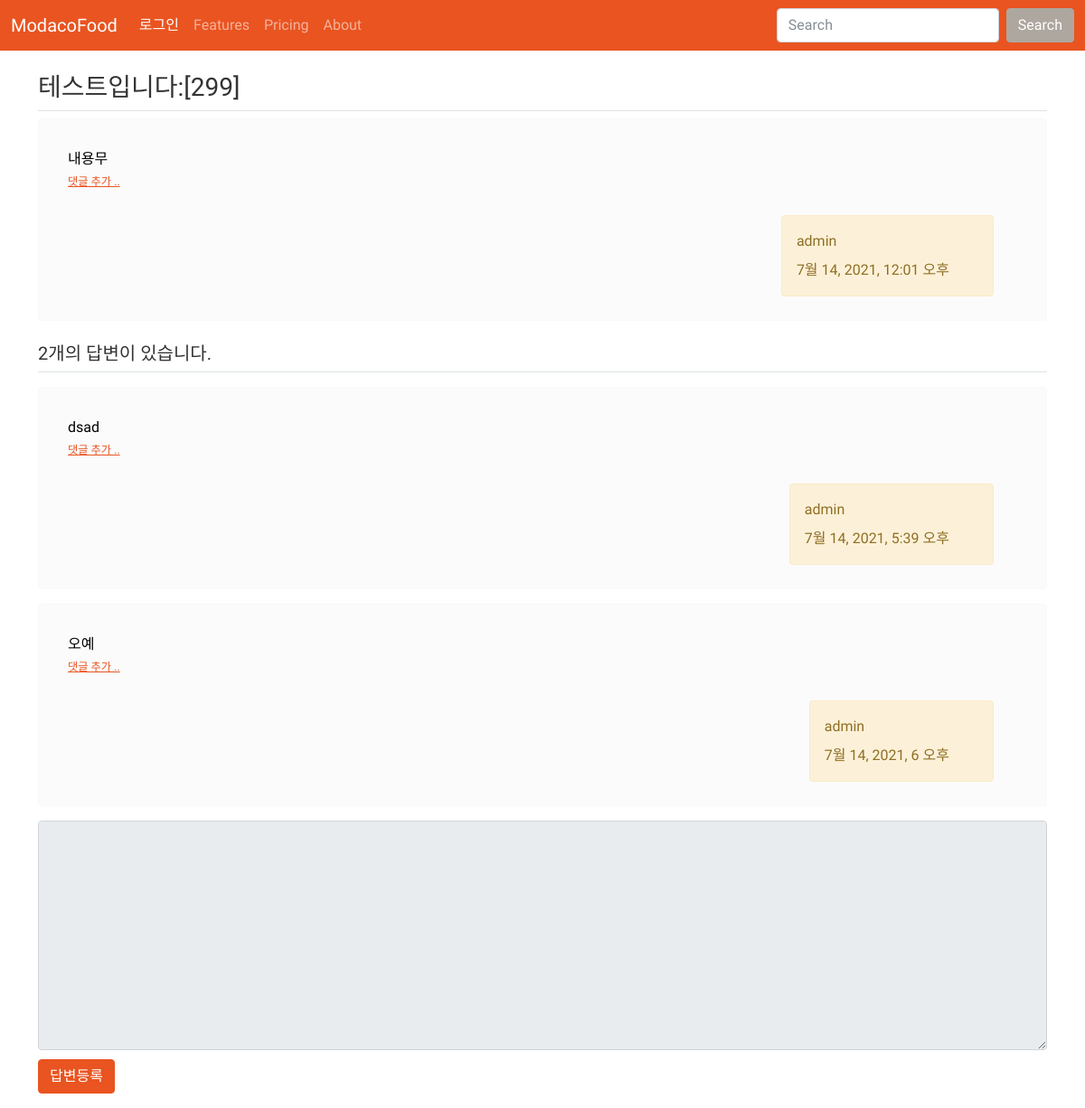
The page /question/313/ on the database as committed earlier.
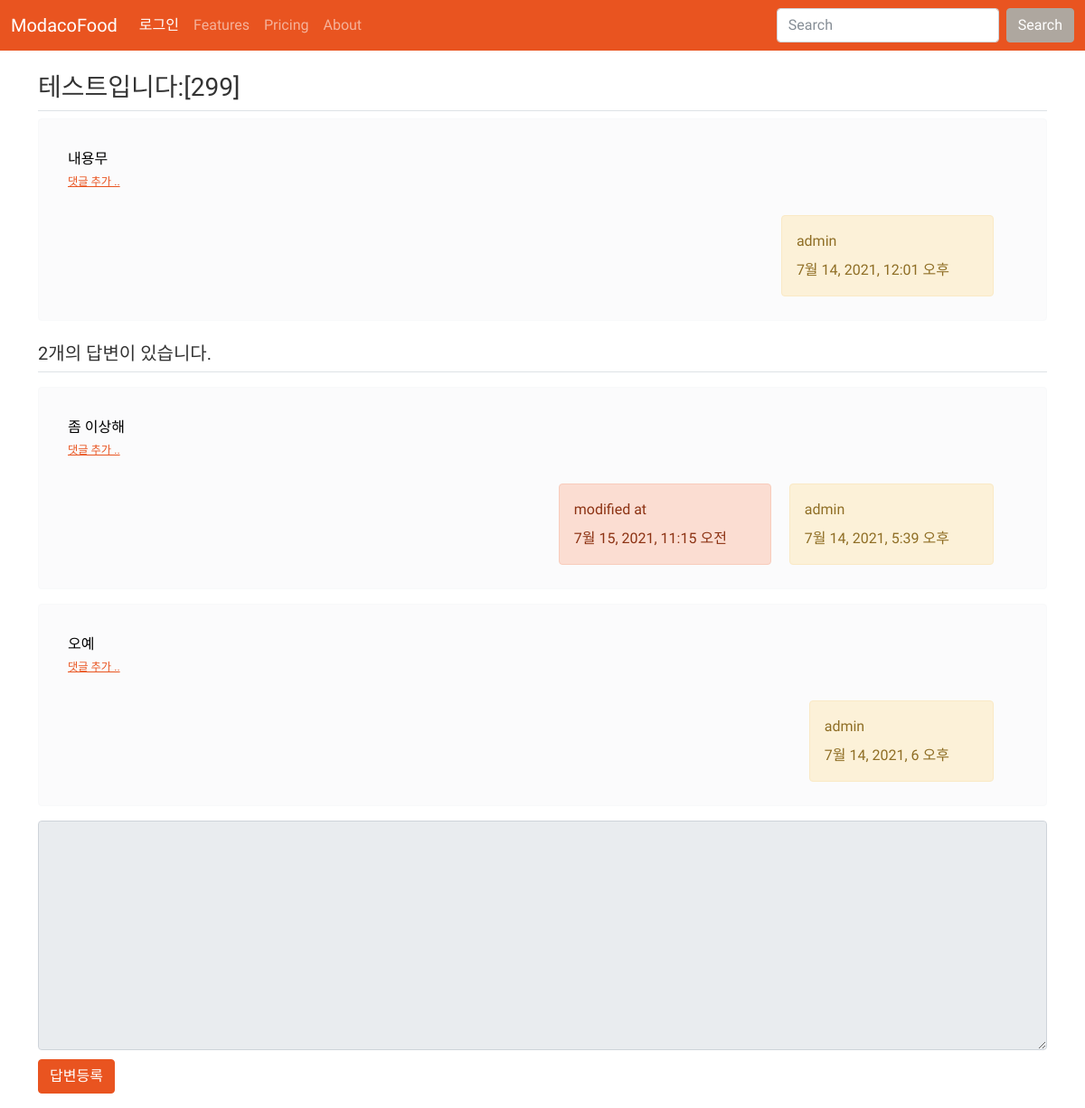
The same page on the database as committed later.
### question/models.py (models this page shows)
class Answer(models.Model):
    question = models.ForeignKey(Question, on_delete=models.CASCADE)
    content = models.TextField()
    create_date = models.DateTimeField()
    author = models.ForeignKey(User, on_delete=models.CASCADE)
    modify_date = models.DateTimeField(null=True, blank=True)

### question/views.py (the view)
# urls.py: path('<int:question_id>/', views.detail, name='detail'),
def detail(requset, question_id):
    question = get_object_or_404(Question, pk=question_id)
    context = {'question': question}
    return render(requset, 'question/question_detail.html', context)

### templates/question/question_detail.html (shortened to what this page needs)
{% extends 'base.html' %}
{% block content %}
<div class="container my-3">
    <h3 class="border-bottom py-2">{{ question.subject }}</h3>
    <div class="alert alert-dismissible alert-light">
        <div class="card-body">
            <div class="card-text" style="color: black;">{{ question.content }}</div>
        <div>
            <a href="{% url 'question:comment_create_question' question.id  %}"
               class="small"><small>댓글 추가 ..</small></a>
        </div>
        </div>
        <div class="d-flex justify-content-end">
            <div class="alert alert-dismissible alert-warning" style="margin:10px;">
                <div class="mb-2">{{ question.author.username }}</div>
                <div>{{ question.create_date }}</div>
            </div>
        </div>
    </div>
   <h5 class="border-bottom my-3 py-2">{{question.answer_set.count}}개의 답변이 있습니다.</h5>
    {% for answer in question.answer_set.all %}
    <div class="alert alert-dismissible alert-light" style="color: black;">
        <div class="card-body">
            <div class="card-text" style="white-space: pre-line;">{{ answer.content }}</div>
            <div>
                <a href="{% url 'question:comment_create_answer' answer.id  %}"
                   class="small"><small>댓글 추가 ..</small></a>
            </div>
        </div>
        <div class="d-flex justify-content-end">
            {% if answer.modify_date %}
            <div class="alert alert-dismissible alert-primary" style="margin:10px;">
                <div class="mb-2">modified at</div>
                <div>{{ answer.modify_date }}</div>
            </div>
            {% endif %}
            <div class="alert alert-dismissible alert-warning" style="margin:10px;">
                <div class="mb-2">{{ answer.author.username }}</div>
                <div>{{ answer.create_date }}</div>
            </div>
        </div>
    </div>
    {% endfor %}
    <form action="{% url 'question:answer_create' question.id %}" method="post" class="my-3">
        <div class="form-group">
            <textarea {% if not user.is_authenticated %} disabled {% endif %}
              name="content" id="content" class="form-control" rows="10"></textarea>
        </div>
        <input type="submit" value="답변등록" class="btn btn-primary" style="margin-top: 10px;">
    </form>
</div>
{% endblock %}

Rows that differ between the two databases and show on the page:
changed Answer: content "dsad" → "좀 이상해"; modify_date (not shown) → "7월 15, 2021, 11:15 오전"
